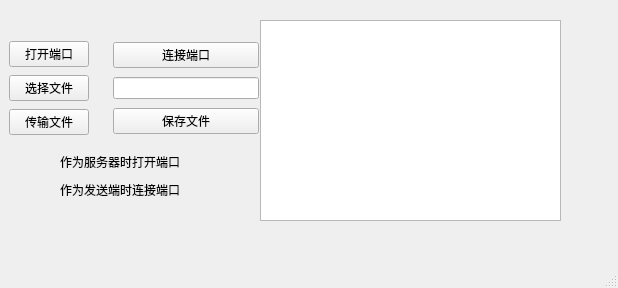
<?xml version="1.0" encoding="UTF-8"?>
<ui version="4.0">
 <class>MainWindow</class>
 <widget class="QMainWindow" name="MainWindow">
  <property name="geometry">
   <rect>
    <x>0</x>
    <y>0</y>
    <width>618</width>
    <height>288</height>
   </rect>
  </property>
  <property name="windowTitle">
   <string>MainWindow</string>
  </property>
  <widget class="QWidget" name="centralwidget">
   <widget class="QWidget" name="widget_2" native="true">
    <property name="geometry">
     <rect>
      <x>60</x>
      <y>150</y>
      <width>141</width>
      <height>51</height>
     </rect>
    </property>
    <property name="styleSheet">
     <string notr="true"/>
    </property>
    <layout class="QVBoxLayout" name="verticalLayout">
     <item>
      <widget class="QLabel" name="label">
       <property name="text">
        <string>作为服务器时打开端口</string>
       </property>
      </widget>
     </item>
     <item>
      <widget class="QLabel" name="label_2">
       <property name="text">
        <string>作为发送端时连接端口</string>
       </property>
      </widget>
     </item>
    </layout>
   </widget>
   <widget class="QTextEdit" name="textEdit">
    <property name="geometry">
     <rect>
      <x>260</x>
      <y>20</y>
      <width>301</width>
      <height>201</height>
     </rect>
    </property>
   </widget>
   <widget class="QWidget" name="widget_4" native="true">
    <property name="geometry">
     <rect>
      <x>0</x>
      <y>30</y>
      <width>268</width>
      <height>117</height>
     </rect>
    </property>
    <layout class="QHBoxLayout" name="horizontalLayout">
     <item>
      <widget class="QWidget" name="widget" native="true">
       <layout class="QVBoxLayout" name="verticalLayout_2">
        <item>
         <widget class="QPushButton" name="pushButton_host">
          <property name="text">
           <string>打开端口</string>
          </property>
         </widget>
        </item>
        <item>
         <widget class="QPushButton" name="pushButton_file">
          <property name="text">
           <string>选择文件</string>
          </property>
         </widget>
        </item>
        <item>
         <widget class="QPushButton" name="pushButton_transfer">
          <property name="text">
           <string>传输文件</string>
          </property>
         </widget>
        </item>
       </layout>
      </widget>
     </item>
     <item>
      <widget class="QWidget" name="widget_3" native="true">
       <layout class="QVBoxLayout" name="verticalLayout_3">
        <item>
         <widget class="QPushButton" name="pushButton_connect">
          <property name="text">
           <string>连接端口</string>
          </property>
         </widget>
        </item>
        <item>
         <widget class="QLineEdit" name="lineEdit"/>
        </item>
        <item>
         <widget class="QPushButton" name="pushButton_save">
          <property name="text">
           <string>保存文件</string>
          </property>
         </widget>
        </item>
       </layout>
      </widget>
     </item>
    </layout>
   </widget>
  </widget>
  <widget class="QMenuBar" name="menubar">
   <property name="geometry">
    <rect>
     <x>0</x>
     <y>0</y>
     <width>618</width>
     <height>23</height>
    </rect>
   </property>
  </widget>
  <widget class="QStatusBar" name="statusbar"/>
 </widget>
 <resources/>
 <connections/>
</ui>
